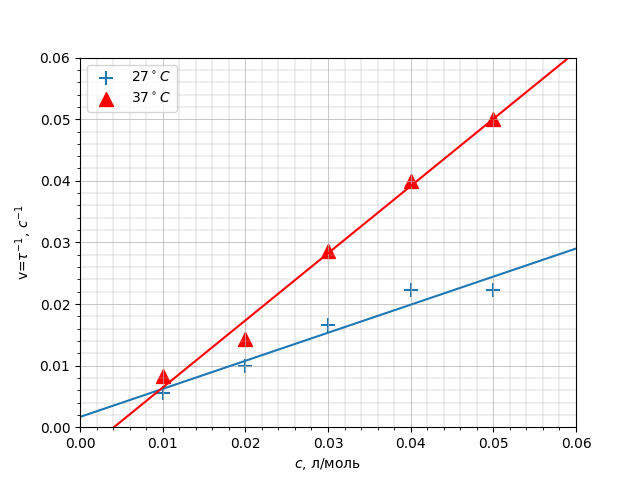

Here is the Python script that generated this plot:
import numpy as np
from matplotlib import pyplot as plt
import pandas as pd
from scipy.optimize import curve_fit

def linear_func(x, a, b):
    return a * x + b

def lsm(x, y): 
    params, covariance = curve_fit(linear_func, x, y)
    xs = np.linspace(0, 2 * max(x), 1000)
    ys = linear_func(xs, params[0], params[1])
    a, b = params
    da, db = np.sqrt(np.diag(covariance))
    return xs, ys, a, b, da, db


coord = np.array([[0.01, 180], [0.02, 100], [0.03, 60], [0.04, 45], [0.05, 45]])

coord[:, 1] = 1 / coord[:, 1]

plt.scatter(coord[:, 0], coord[:, 1], marker='+', s=100, label='$27^\circ C$')
x, y, a, b, da, db = lsm(coord[:12, 0], coord[:12, 1])
plt.plot(x, y)
print(a, b, da)
#-------------------
coord = np.array([[0.01, 120], [0.02, 70], [0.03, 35], [0.04, 25], [0.05, 20]])

coord[:, 1] = 1 / coord[:, 1]

plt.scatter(coord[:, 0], coord[:, 1], marker='^', s=100, color='red', label='$37^\circ C$')
x, y, a, b, da, db = lsm(coord[:12, 0], coord[:12, 1])
plt.plot(x, y, color='red')
print(a, b, da)

plt.xlim(0, 0.06)
plt.ylim(0, 0.06)

plt.xlabel('$c$, л/моль')
plt.ylabel('v=$τ^{-1}$, $c^{-1}$')

plt.grid(True, which='major', linestyle='-', linewidth=0.5)
plt.grid(True, which='minor', linestyle='-', linewidth=0.3)
plt.minorticks_on()

plt.legend()

plt.savefig('chim2/1.png')

plt.show()
